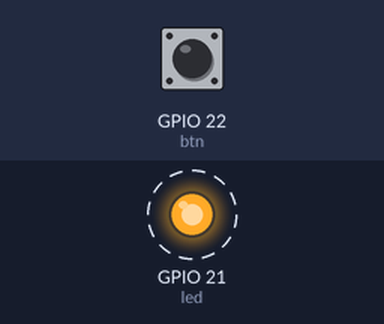
The program below on a simulated ESP32 board running MicroPython. Parts: output pins drawn as LEDs (lit = HIGH). Dashed ring = blinking. The inputs (shaded band) are chosen by the test bench; at power-on: GPIO 22 (btn) HIGH. What the program prints to the serial console is not drawn. At 1.3 s the program stops and its outputs stay as they are.

Above: at 1.05 s.
1.3 s: GPIO 22 (btn) pulled LOW for 0.15 s
At 1.3 s:
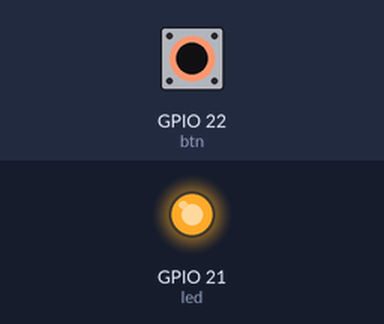
Timing chart, 0 to 2.8 s (numbered marks = the images above; inputs shaded):
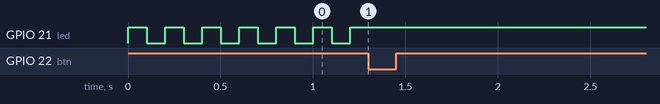

Measured:
- after the input at 1.3 s, GPIO 21 (led): stops changing and stays HIGH
- by itself, GPIO 21 (led): alternates HIGH for 0.10 s and LOW for 0.10 s

The program:

led_push_button_poling.py
```python
# file: led_push_button_poling.py
# -- LED toggle with stop push button
# Date: 2020-04-22

from machine import Pin
from micropython import const
import utime as time

BTN_GPIO = const(22) # use GPIO-22 for push-button input
LED_GPIO = const(21) # use GPIO-21 for LED output

# create objects from machine.Pin
led = Pin( LED_GPIO, mode=Pin.OUT )
btn = Pin( BTN_GPIO, mode=Pin.IN, pull=Pin.PULL_UP )
state = False # used to keep the output state

try:
    while True:
        # check whether button is pressed or not
        if btn.value() == 0:
            break           # exit loop
        state = not state   # toggle state
        led.value( state )  # write value to output pin
        time.sleep_ms(100)  # sleep for 0.1 seconds
except KeyboardInterrupt:
    print('Terminated...')
finally:
    print('Done')
```
